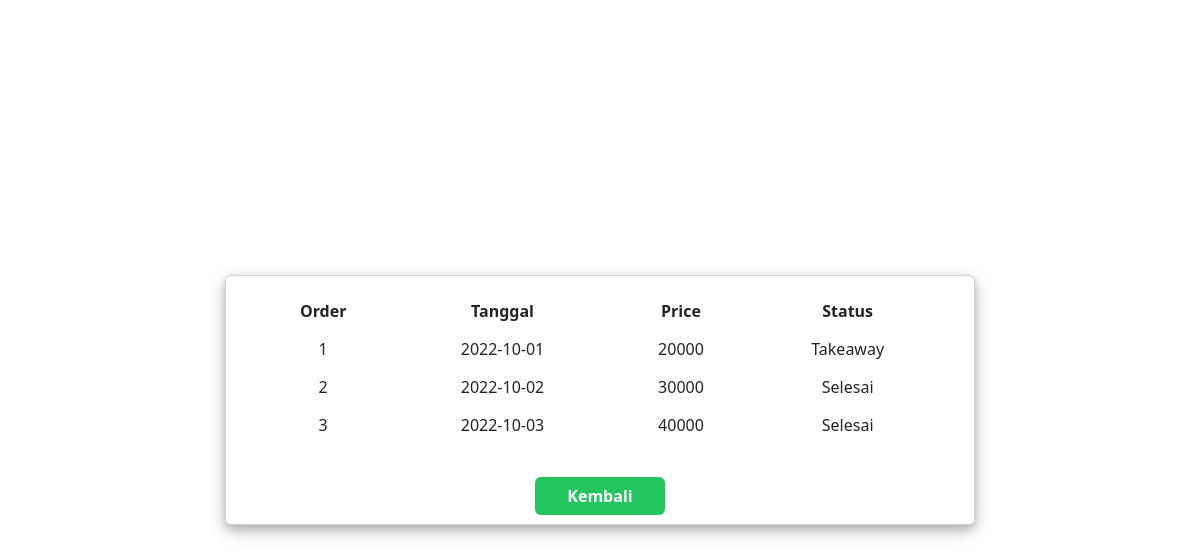
Page /src/user_status.php on the committed database.
### tables this page shows
CREATE TABLE `antrian` (
  `id_antrian` int(11) NOT NULL,
  `waktu_pembelian` date NOT NULL,
  `price` bigint(200) NOT NULL,
  `status` varchar(200) NOT NULL,
  `user_username_user` varchar(200) NOT NULL
);

### src/user_status.php (the view, shortened to what this page needs)
<html lang="en">
<head>
    <script src="https://cdn.tailwindcss.com"></script>
    <link href="https://cdn.jsdelivr.net/npm/bootstrap@5.2.1/dist/css/bootstrap.min.css" rel="stylesheet">
</head>
<body>
    <div class="container flex justify-center align-items-center h-full w-full">
        <div class="card w-75">
            <div class="card-body text-center ">
                <div class="container">
                    <table class="table text-center table-borderless">
                        <thead>
                            <tr>
                                <th scope="col">Order</th>
                                <th scope="col">Tanggal</th>
                                <th scope="col">Price</th>
                                <th scope="col">Status</th>
                            </tr>
                        </thead>
                        <?php
                        require_once('dbLogin.php');
                        $query = " SELECT * FROM antrian";
                        $result = $db->query($query);
                        $i = 1;
                        while ($row = $result->fetch_object()) {
                            echo '<tr>';
                            echo '<td>' . $i . '</td> ';
                            echo '<td>' . $row->waktu_pembelian . '</td> ';
                            echo '<td>' . $row->price . '</td> ';
                            echo '<td>' . $row->status . '</td> ';
                            echo '</tr>';
                            $i++;
                        }
                        echo '</table>';
                        echo '<br />';
                        ?>
                    <a class="bg-green-500 hover:bg-green-800 text-white font-bold py-2 px-8 rounded " href="rumah.php">Kembali</a>
                </div>
            </div>
        </div>
    </div>
</body>
</html>

### src/user_status.php (style rules this page uses)
div.card { width: 250px; box-shadow: 0 4px 8px 0 rgba(0, 0, 0, 0.2), 0 6px 20px 0 rgba(0, 0, 0, 0.19); text-align: center; }

### rows in the picture
antrian: waktu_pembelian "2022-10-01", price "20000", status "Takeaway"
antrian: waktu_pembelian "2022-10-02", price "30000", status "Selesai"
antrian: waktu_pembelian "2022-10-03", price "40000", status "Selesai"
